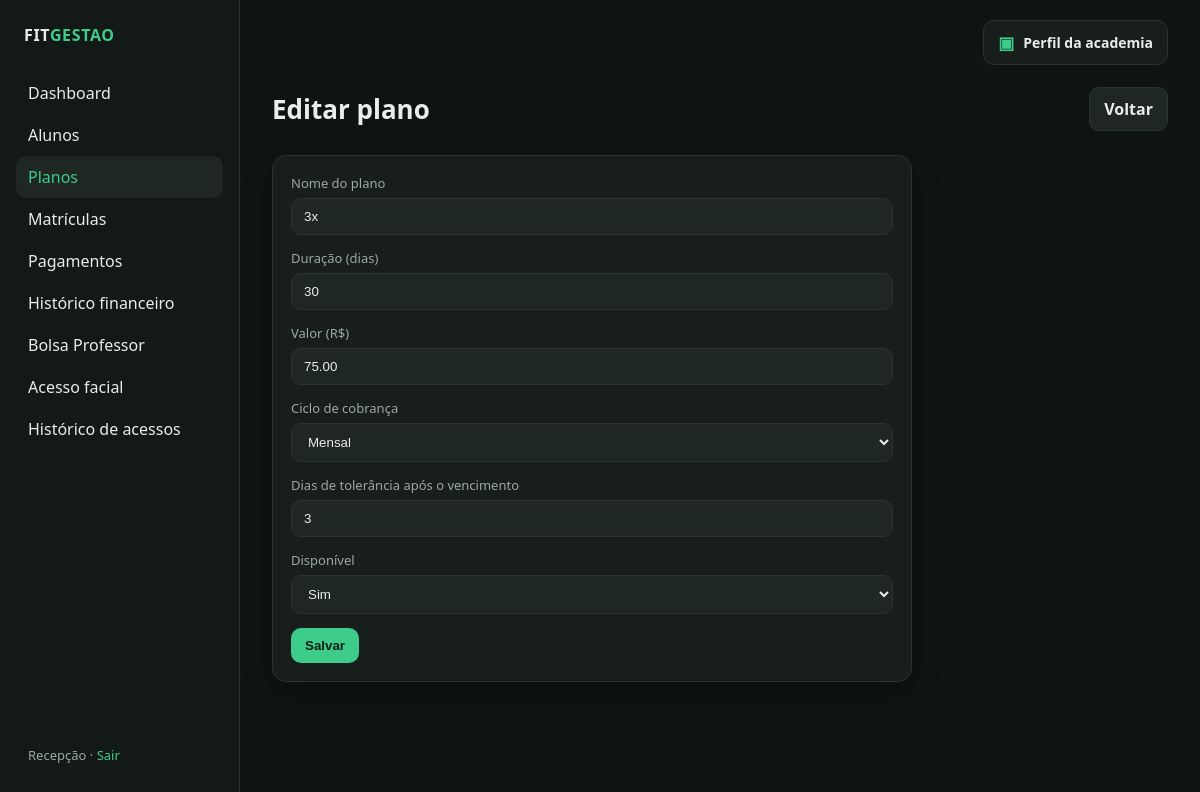
The app's page /planos/1/editar (signed in) with its own data.
### app/models.py (models this page shows)
class User(UserMixin, db.Model):
    id = db.Column(db.Integer, primary_key=True)
    username = db.Column(db.String(80), unique=True, nullable=False)
    name = db.Column(db.String(120), nullable=False)
    password_hash = db.Column(db.String(255), nullable=False)
    payments = db.relationship("Payment", backref="registered_by", lazy=True)

class Plan(db.Model):
    id = db.Column(db.Integer, primary_key=True)
    name = db.Column(db.String(80), nullable=False)
    duration_days = db.Column(db.Integer, nullable=False)
    price = db.Column(db.Numeric(10, 2), nullable=False)
    active = db.Column(db.Boolean, default=True, nullable=False)
    grace_days = db.Column(db.Integer, nullable=False, default=3)
    billing_cycle = db.Column(db.String(20), nullable=False, default="mensal")
    enrollments = db.relationship("Enrollment", backref="plan", lazy=True)

### app/routes/plans.py (the view)
@bp.route("/<int:plan_id>/editar", methods=["GET", "POST"])
@login_required
def edit(plan_id):
    plan = Plan.query.get_or_404(plan_id)
    form = PlanForm(obj=plan)
    if not form.is_submitted():
        form.active.data = "1" if plan.active else "0"
    if form.validate_on_submit():
        _fill_plan(plan, form)
        db.session.commit()
        flash("Plano atualizado.", "success")
        return redirect(url_for("plans.list_plans"))
    return render_template("plans/form.html", form=form, title="Editar plano", plan=plan)

### app/forms.py
class PlanForm(FlaskForm):
    name = StringField("Nome do plano", validators=[DataRequired(), Length(max=80)])
    duration_days = IntegerField(
        "Duração (dias)", validators=[DataRequired(), NumberRange(min=1, max=3650)]
    )
    price = DecimalField("Valor (R$)", validators=[DataRequired(), NumberRange(min=0)])
    active = SelectField(
        "Disponível",
        choices=[("1", "Sim"), ("0", "Não")],
        default="1",
    )
    billing_cycle = SelectField(
        "Ciclo de cobrança",
        choices=[
            ("mensal", "Mensal"),
            ("trimestral", "Trimestral"),
            ("semestral", "Semestral"),
            ("anual", "Anual"),
            ("unico", "Pagamento único"),
        ],
        default="mensal",
    )
    grace_days = IntegerField(
        "Dias de tolerância após o vencimento",
        validators=[DataRequired(), NumberRange(min=0, max=30)],
        default=3,
    )

### app/templates/plans/form.html (shortened to what this page needs)
{% extends "base.html" %}
{% block content %}
<div class="topbar">
  <h1>{{ title }}</h1>
  <a class="btn secondary" href="{{ url_for('plans.list_plans') }}">Voltar</a>
</div>
<div class="card" style="max-width:640px">
  <form method="post">
    {% for field in [form.name, form.duration_days, form.price, form.billing_cycle, form.grace_days, form.active] %}
    <div class="field">
      {{ field.label }}
      {{ field() }}
    </div>
    {% endfor %}
    <button class="btn" type="submit">Salvar</button>
  </form>
</div>
{% endblock %}

### app/templates/base.html (shortened to what this page needs)
<!doctype html>
<html lang="pt-BR">
<head>
  <link rel="stylesheet" href="{{ url_for('static', filename='css/style.css') }}">
</head>
<body>
<div class="layout">
  <aside class="sidebar">
    <p class="brand">FIT<span>GESTAO</span></p>
    <nav class="nav">
      <a href="{{ url_for('dashboard.index') }}" class="{{ 'active' if request.endpoint == 'dashboard.index' }}">Dashboard</a>
      <a href="{{ url_for('students.list_students') }}" class="{{ 'active' if request.endpoint and request.endpoint.startswith('students.') }}">Alunos</a>
      <a href="{{ url_for('plans.list_plans') }}" class="{{ 'active' if request.endpoint and request.endpoint.startswith('plans.') }}">Planos</a>
      <a href="{{ url_for('enrollments.list_enrollments') }}" class="{{ 'active' if request.endpoint and request.endpoint.startswith('enrollments.') }}">Matrículas</a>
      <a href="{{ url_for('payments.list_payments') }}" class="{{ 'active' if request.endpoint and request.endpoint.startswith('payments.') }}">Pagamentos</a>
      <a href="{{ url_for('payments.history') }}" class="{{ 'active' if request.endpoint == 'payments.history' }}">Histórico financeiro</a>
      <a href="{{ url_for('scholarships.index') }}" class="{{ 'active' if request.endpoint and request.endpoint.startswith('scholarships.') }}">Bolsa Professor</a>
      <a href="{{ url_for('facial_access.index') }}" class="{{ 'active' if request.endpoint == 'facial_access.index' }}">Acesso facial</a>
      <a href="{{ url_for('facial_access.history') }}" class="{{ 'active' if request.endpoint == 'facial_access.history' }}">Histórico de acessos</a>
    </nav>
    <div class="user">
      {{ current_user.name }} · <a href="{{ url_for('auth.logout') }}">Sair</a>
    </div>
  </aside>
  <main class="main">
    <div class="main-top-actions">
      <a class="academy-profile-link {{ 'active' if request.endpoint and request.endpoint.startswith('academy.') }}"
         href="{{ url_for('academy.profile') }}">
        <span class="academy-profile-icon">▣</span>
        <span>Perfil da academia</span>
      </a>
    </div>
    {% block content %}{% endblock %}
  </main>
</div>
</body>
</html>

### app/static/css/style.css (style rules this page uses)
:root { --bg: #0f1412; --panel: #171e1b; --panel-2: #1e2723; --line: #2a3530; --text: #e8eee9; --muted: #9aaba1; --accent: #3dcc8a; --accent-dim: #1f6f4d; --danger: #e05a5a; --warn: #e0b45a; --info: #5aa8e0; --radius: 14px; --shadow: 0 10px 30px rgba(0, 0, 0, 0.28); font-family: "Segoe UI", system-ui, sans-serif; }
* { box-sizing: border-box; }
html, body { margin: 0; min-height: 100%; background: var(--bg); color: var(--text); }
a { color: var(--accent); text-decoration: none; }
.layout { display: grid; grid-template-columns: 240px 1fr; min-height: 100vh; }
.sidebar { background: #121916; border-right: 1px solid var(--line); padding: 24px 16px; display: flex; flex-direction: column; gap: 8px; }
.brand { font-weight: 700; letter-spacing: 0.04em; margin: 0 8px 18px; }
.brand span { color: var(--accent); }
.nav a { display: block; color: var(--text); padding: 10px 12px; border-radius: 10px; text-decoration: none; }
.nav a:hover, .nav a.active { background: var(--panel-2); color: var(--accent); }
.sidebar .user { margin-top: auto; color: var(--muted); font-size: 13px; padding: 12px; }
.main { padding: 28px 32px 48px; }
.topbar { display: flex; justify-content: space-between; align-items: center; gap: 16px; margin-bottom: 24px; }
h1 { margin: 0; font-size: 26px; }
.card { background: var(--panel); border: 1px solid var(--line); border-radius: var(--radius); padding: 18px; box-shadow: var(--shadow); }
input, select, textarea { background: var(--panel-2); border: 1px solid var(--line); color: var(--text); border-radius: 10px; padding: 10px 12px; width: 100%; }
label { display: block; margin-bottom: 6px; color: var(--muted); font-size: 13px; }
.field { margin-bottom: 14px; }
.btn { display: inline-flex; align-items: center; justify-content: center; background: var(--accent); color: #062015; font-weight: 700; border: 0; border-radius: 10px; padding: 10px 14px; cursor: pointer; text-decoration: none; }
.btn.secondary { background: var(--panel-2); color: var(--text); border: 1px solid var(--line); }
.main-top-actions { display: flex; justify-content: flex-end; margin: -8px 0 22px; }
.academy-profile-link { display: inline-flex; align-items: center; gap: 9px; padding: 10px 14px; border: 1px solid var(--line); border-radius: 11px; background: var(--panel); color: var(--text); font-size: 14px; font-weight: 600; text-decoration: none; }
.academy-profile-icon { color: var(--accent); font-size: 17px; }

### records on screen
User: name "Recepção"
Plan: name "3x" "30" "75.00" "Mensal" "3" "Sim"

### other values on screen
{{ title }} "Editar plano"
{{ field.label }} "Nome do plano" "Duração (dias)" "Valor (R$)" "Ciclo de cobrança" "Dias de tolerância após o vencimento" "Disponível"
